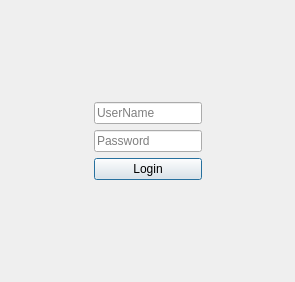
<?xml version="1.0" encoding="UTF-8"?>
<ui version="4.0">
 <class>LoginDialog</class>
 <widget class="QDialog" name="LoginDialog">
  <property name="geometry">
   <rect>
    <x>0</x>
    <y>0</y>
    <width>295</width>
    <height>282</height>
   </rect>
  </property>
  <property name="windowTitle">
   <string>Dialog</string>
  </property>
  <layout class="QGridLayout" name="gridLayout">
   <item row="0" column="1">
    <spacer name="verticalSpacer">
     <property name="orientation">
      <enum>Qt::Vertical</enum>
     </property>
     <property name="sizeHint" stdset="0">
      <size>
       <width>20</width>
       <height>80</height>
      </size>
     </property>
    </spacer>
   </item>
   <item row="1" column="1">
    <widget class="QLineEdit" name="lineEditUserName">
     <property name="placeholderText">
      <string>UserName</string>
     </property>
    </widget>
   </item>
   <item row="2" column="0">
    <spacer name="horizontalSpacer_2">
     <property name="orientation">
      <enum>Qt::Horizontal</enum>
     </property>
     <property name="sizeHint" stdset="0">
      <size>
       <width>59</width>
       <height>20</height>
      </size>
     </property>
    </spacer>
   </item>
   <item row="2" column="1">
    <widget class="QLineEdit" name="lineEditPassword">
     <property name="text">
      <string/>
     </property>
     <property name="maxLength">
      <number>32767</number>
     </property>
     <property name="echoMode">
      <enum>QLineEdit::Password</enum>
     </property>
     <property name="placeholderText">
      <string>Password</string>
     </property>
    </widget>
   </item>
   <item row="2" column="2">
    <spacer name="horizontalSpacer">
     <property name="orientation">
      <enum>Qt::Horizontal</enum>
     </property>
     <property name="sizeHint" stdset="0">
      <size>
       <width>58</width>
       <height>20</height>
      </size>
     </property>
    </spacer>
   </item>
   <item row="3" column="1">
    <widget class="QPushButton" name="pushButtonLogin">
     <property name="styleSheet">
      <string notr="true">outline: none;</string>
     </property>
     <property name="text">
      <string>Login</string>
     </property>
    </widget>
   </item>
   <item row="4" column="1">
    <spacer name="verticalSpacer_2">
     <property name="orientation">
      <enum>Qt::Vertical</enum>
     </property>
     <property name="sizeHint" stdset="0">
      <size>
       <width>20</width>
       <height>79</height>
      </size>
     </property>
    </spacer>
   </item>
  </layout>
 </widget>
 <resources/>
 <connections/>
</ui>
